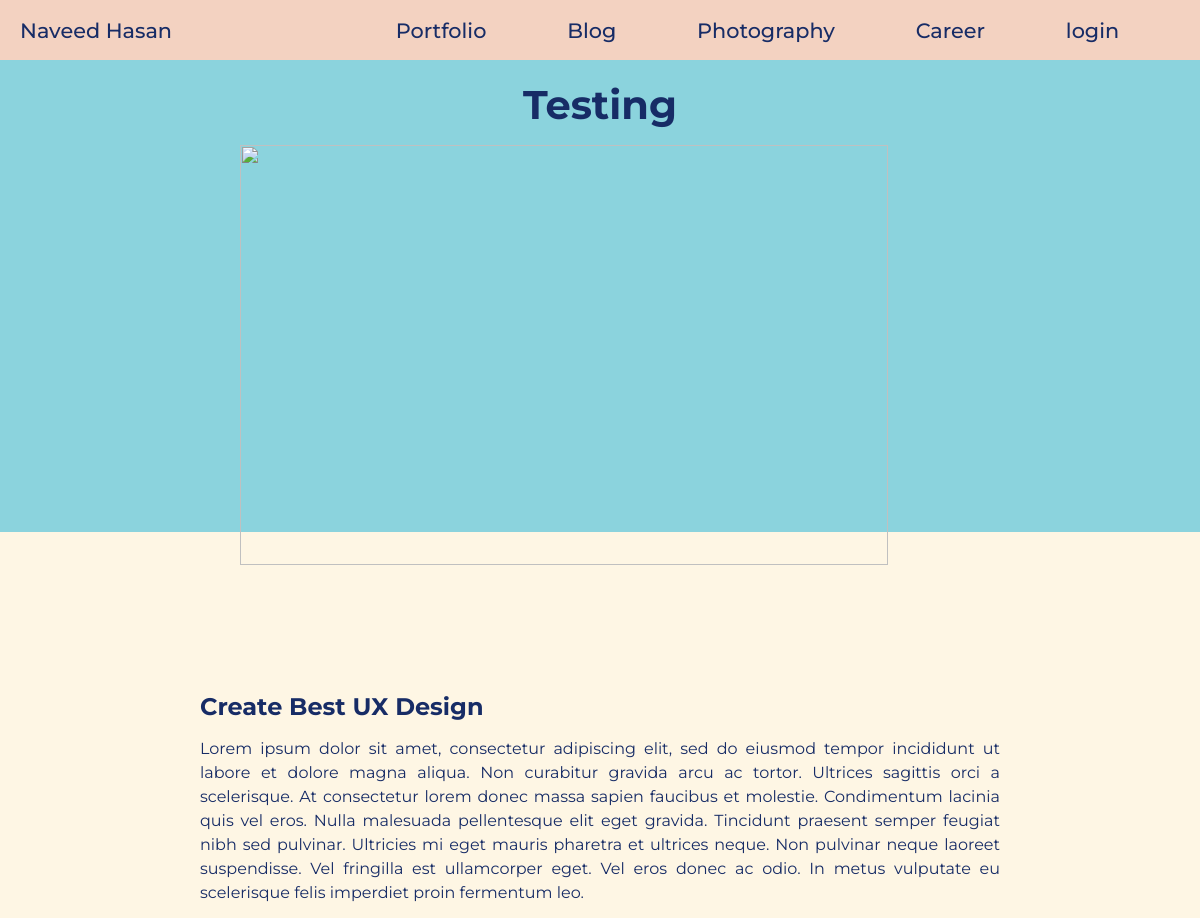
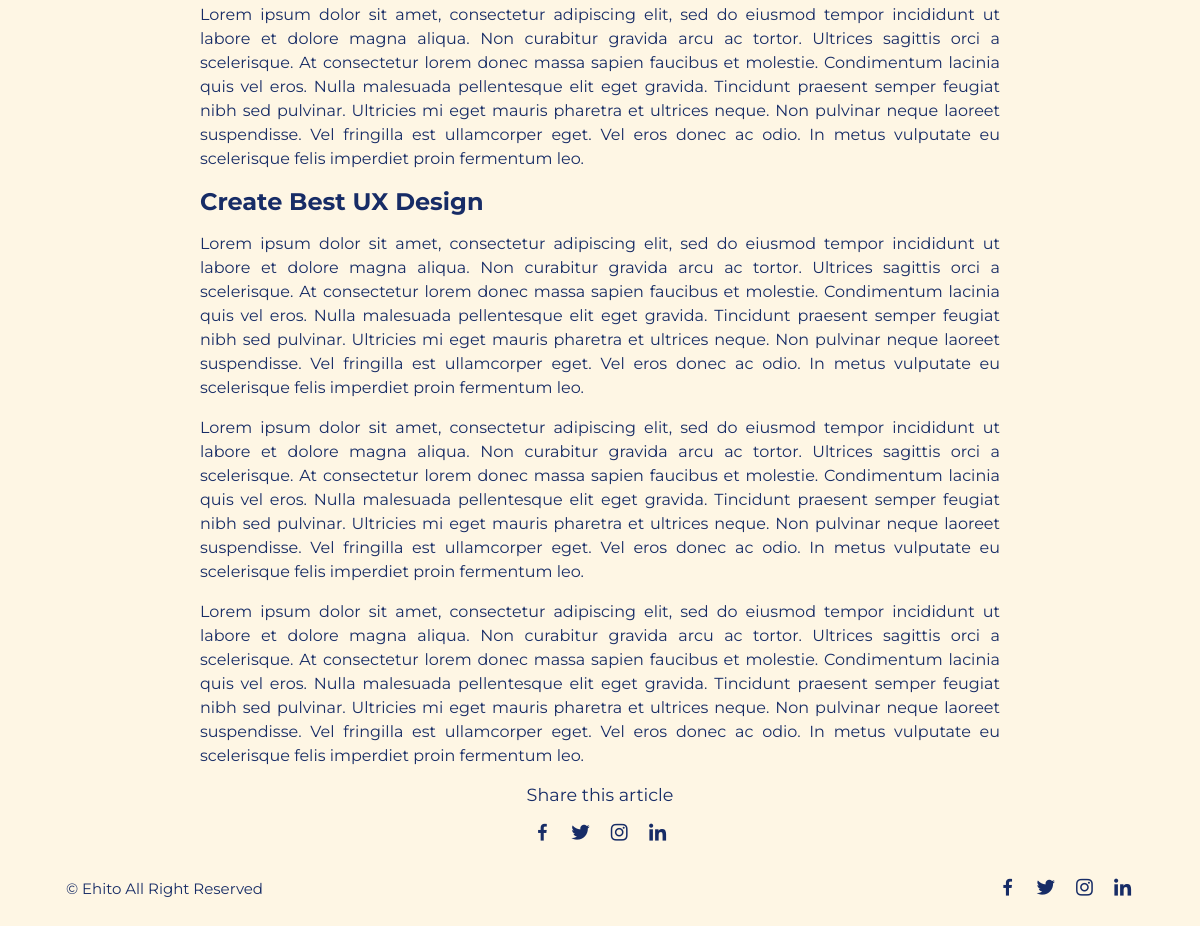
Screenshot of /post/2 with the database file from the repository (2 pictures, top to bottom).
### models/blogs.py (models this page shows, shortened)
class Blogs(db.Model):
    id = db.Column(db.Integer, primary_key=True)
    title = db.Column(db.String)
    description = db.Column(db.String)
    date = db.Column(db.String(100))
    category = db.Column(db.String(100))
    author = db.Column(db.String(100))
    cover_path = db.Column(db.String(1000))

### resources/blogs.py (the view)
class Post(Resource):
    def get(self, post_id):
        post = Blogs.query.filter_by(id=post_id).first()
        return make_response(render_template('post_page.html', post=post))

### templates/post_page.html (shortened to what this page needs)
{% extends "base.html" %}
    {% block style %}
    <link rel="stylesheet" type="text/css" href="{{ url_for('static', filename='styles/post_page.css') }}">
    <link href='https://unpkg.com/boxicons@2.1.4/css/boxicons.min.css' rel='stylesheet'>
    {% endblock %}
    {% block content %}
    <section class="post-header">
        <div class="header-content post-container">
            <h1 class="header-title">{{post.title}}</h1>
            <img src="{{ url_for('home') }}{{ post.cover_path }}" alt="" class="header-img">
        </div>
    </section>
    <section class="post-content post-container">
        <p class="post-text"> {{ post.description |safe }} </p>
    </section>
    <div class="share post-container">
        <span class="share-title">Share this article</span>
            <div class="social">
                <a href="#"><i class='bx bxl-facebook'></i></a>
                <a href="#"><i class='bx bxl-twitter'></i></a>
                <a href="#"><i class='bx bxl-instagram'></i></a>
                <a href="#"><i class='bx bxl-linkedin' ></i></a>
            </div>
        </div>
    <div class="footer container">
        <p>&#169; Ehito All Right Reserved</p>
        <div class="social">
            <a href="#"><i class='bx bxl-facebook'></i></a>
            <a href="#"><i class='bx bxl-twitter'></i></a>
            <a href="#"><i class='bx bxl-instagram'></i></a>
            <a href="#"><i class='bx bxl-linkedin'></i></a>
        </div>
    </div>
    {% endblock %}

### static/styles/base.css (style rules this page uses)
* { font-family: "montserrat", sans-serif; margin: 0; padding: 0; color: var(--text-color) }
:root { --bg-color: #fef6e4; --text-color: #172c66; --highligh-color: #001858; --container-color: #8bd3dd; --secondary-color: #f582ae; --navbar-color: #f3d2c1; --notification-color: red; }
body { background-color: var(--bg-color); }
a { text-decoration: none; }

### static/styles/post_page.css (style rules this page uses)
* { font-family: "montserrat", sans-serif; margin: 0; padding: 0; color: var(--text-color) }
:root { --bg-color: #fef6e4; --text-color: #172c66; --highligh-color: #001858; --container-color: #8bd3dd; --secondary-color: #f582ae; --navbar-color: #f3d2c1; --notification-color: red; }
body { display: flex; flex-direction: column; justify-content: center; background-color: var(--bg-color); }
a { text-decoration: none; }
.post-header { width: 100%; height: 500px; display: grid; background-color: var(--container-color); }
.post-container { max-width: 800px; margin: auto; width: 100%; }
.header-content { display: flex; flex-direction: column; align-items: center; margin-top: 2rem !important; }
.header-title { width: 90%; font-size: 2.5rem; text-align: center; margin: 1rem 0 1rem 0; }
.header-img { width: 90%; height: 420px; object-fit: cover; object-position: center; }
.post-content { margin-top: 10rem; }
.post-content p { line-height: 1.5rem; margin: 1rem 0; text-align: justify; }
.share { display: flex; flex-direction: column; align-items: center; row-gap: 1rem; }
.share-title { font-size: 1.1rem; }
.footer { display: flex; justify-content: space-between; align-items: center; padding: 30px 0; }
.footer p { font-size: 0.938rem; }
.social { display: flex; align-items: center; column-gap: 1rem; }
.social .bx { font-size: 1.4rem; color: var(--text-color); }
.container { max-width: 1068px; margin: auto; width: 90%; }

### rows the page displays
Blogs: title "Testing", description "Create Best UX Design Lorem ipsum dolor sit amet, consectetur adipiscing elit, sed do eiusmod tempor incididunt ut labore et dolore magna aliqua. Non curabitur gravida arcu ac tortor. Ultrices sagittis orci a scelerisque. At consectetur lorem donec massa sapien faucibus et molestie. Condimentum lacinia quis vel eros. Nulla malesuada pellentesque elit eget gravida. Tincidunt praesent semper feugiat nibh sed pulvinar. Ultricies mi eget mauris pharetra et ultrices neque. Non pulvinar neque laoreet suspendisse. Vel fringilla est ullamcorper eget. Vel eros donec ac odio. In metus vulputate eu scelerisque felis imperdiet proin fermentum leo. Lorem ipsum dolor sit amet, consectetur adipiscing…"
